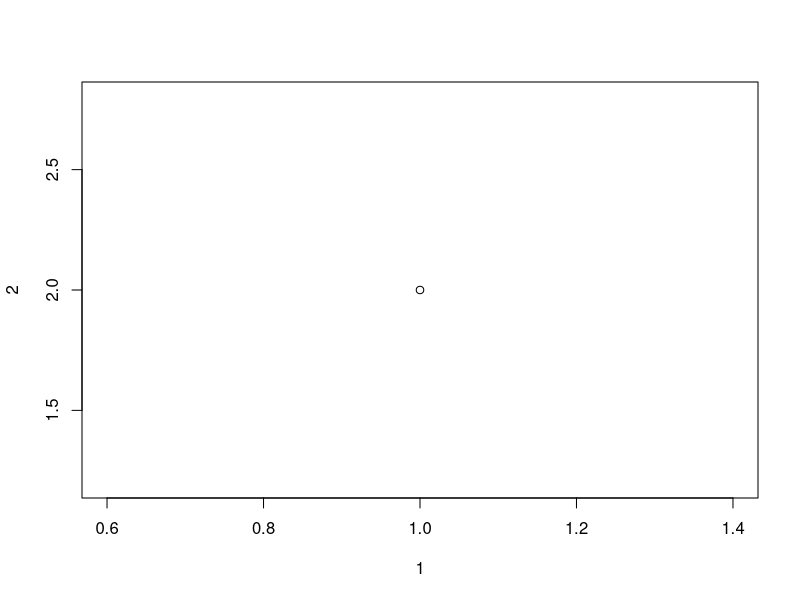
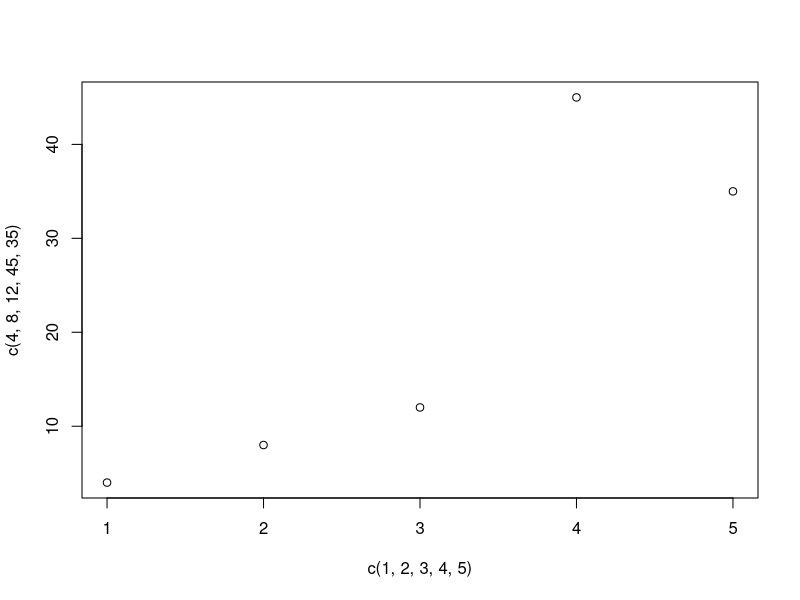

These charts were generated, in order, by the following R code: (Note: this script raises an error after producing the figures.)
# Per fare uno scatterplot usiamo la funzione 'plot()'
# Il primo parametro specifica la coordinata 'x', il secondo 'y'
plot(1,2)
# Per plottare più punti possiamo usare un vettore
plot(c(1,2,3,4,5),c(4,8,12,45,35))

# Nome Assi e Titolo
plot(a, main="TITOLO", xlab="NOME", ylab="NOME")
# Colore
plot(a, col="red")
# Grandezza
plot(a, cex=2)
# Forma
plot(a, pch=25)

# Per comparare due grafici usiamo la funzione 'points()' sotto al primo grafico
plot(a)
points(b)

# Per fare una linea
plot(1:10, type="l")  ## In cui abbiamo usato la funzione per serie di numeri
# Grandezza linea
plot(a, type="l", lwd=2)
# Stile linea
plot(a, tupe="l", lty=3)
# 0 removes the line; 1 displays a solid line; 2 displays a dashed line; 3 displays a dotted line
# 4 displays a "dot dashed" line; 5 displays a "long dashed" line; 6 displays a "two dashed" line

# Per mostrare più di una linea usiamo 'lines()' sotto al primo grafico
line1 <- c(1,2,3,4,5,10)
line2 <- c(2,5,7,8,9,10)
plot(line1, type = "l", col = "blue")
lines(line2, type="l", col = "red")















